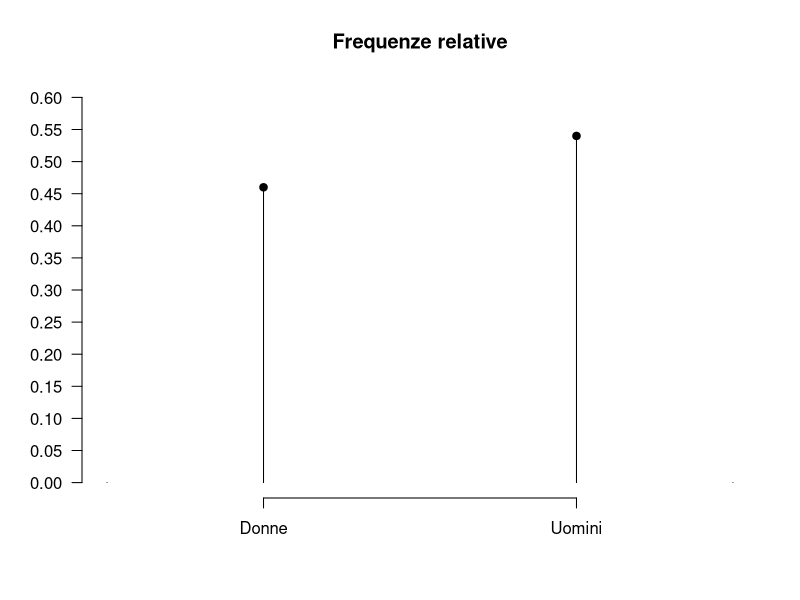
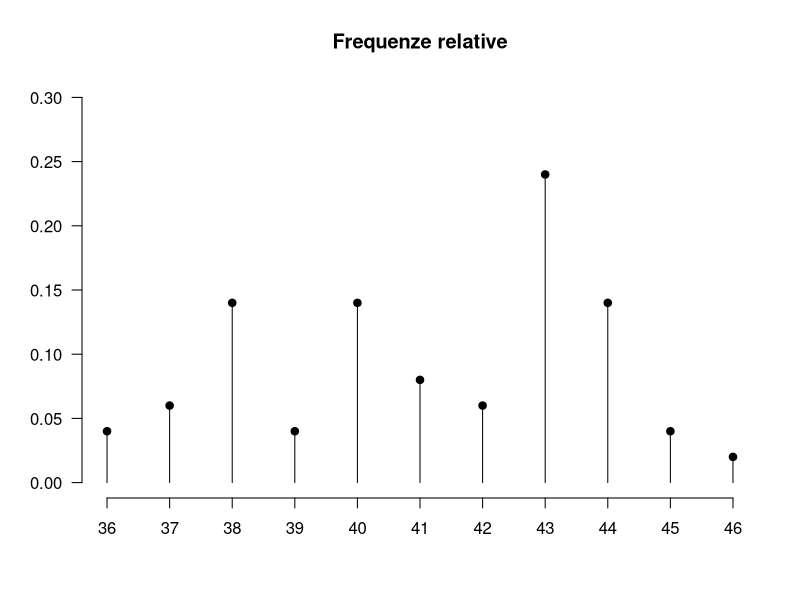
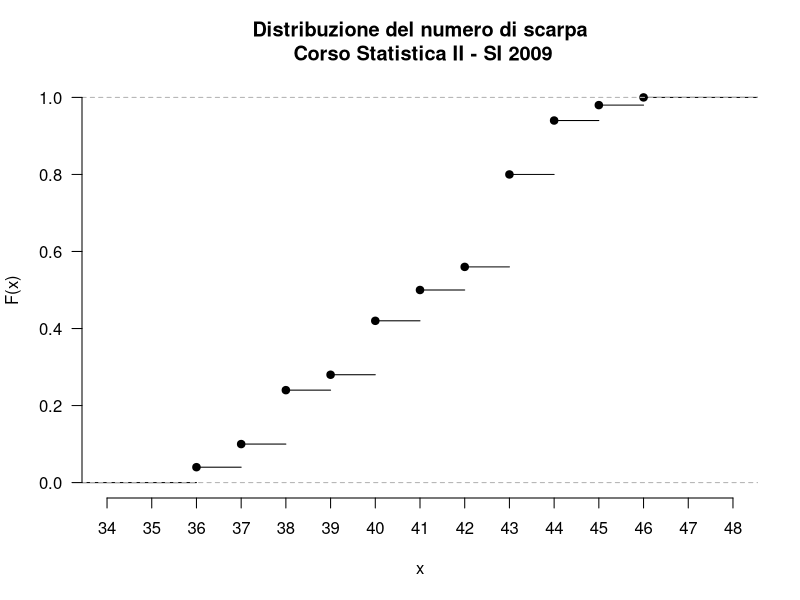

Recreate these plots in R, in order.
# TODO: Add comment
# 
# Author: ortellic
###############################################################################


dati <- read.csv(file="dati genere e numero scarpa 2009.csv",
		header=TRUE)

y <- as.vector(table(dati[,1])/nrow(dati))
names(y) <- c("Donne","Uomini")
x <- 0:1
xExt <- c(-0.5,x,1.5)
yExt <- c(0,y,0)
plot(xExt,yExt,main="Frequenze relative",
		type="h",xlab="",ylab="",
		axes=FALSE,ylim=c(0,0.60))
points(x, y,pch=19)
z = seq(0.0,0.60,by=0.05)
Axis(at=z,labels=rep(TRUE,length(z)),side=2,las=1)
Axis(at=x,side=1,labels=c("Donne","Uomini"))


y <- table(dati[,2])/nrow(dati)
x <- as.numeric(names(y))
y <- as.numeric(y)
plot(x,y,main="Frequenze relative",
		type="h",xlab="",ylab="",
		axes=FALSE,ylim=c(0,0.30))
points(x, y,pch=19)
z = seq(0.0,0.30,by=0.05)
Axis(at=z,labels=rep(TRUE,length(z)),side=2,las=1)
Axis(at=x,side=1)

xlim=c(34,48)
plot(x=ecdf(dati[,2]),ylab="F(x)",xlim=xlim,
		main="Distribuzione del numero di scarpa\n Corso Statistica II - SI 2009",
		axes=FALSE
)

Axis(at=xlim[1]:xlim[2],side=1)
Axis(side=2,las=1)
